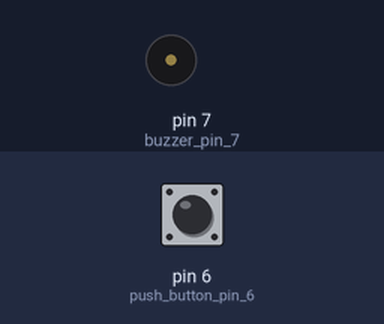
A sketch run on a simulated Arduino Uno, built with avr-gcc and run on an emulated ATmega328P. Shown: buzzer (waves = sounding, pin HIGH). Inputs (shaded band) come from the test bench; at power-on: pin 6 (push_button_pin_6) LOW.

Above: at 1.2 s.
1.3 s: pin 6 (push_button_pin_6) pulled HIGH for 0.15 s
At 2.7 s:
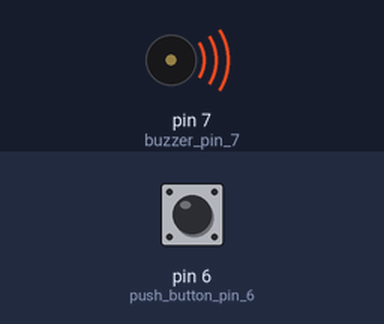
4.4 s: pin 6 (push_button_pin_6) pulled HIGH for 1 s
At 7.6 s:
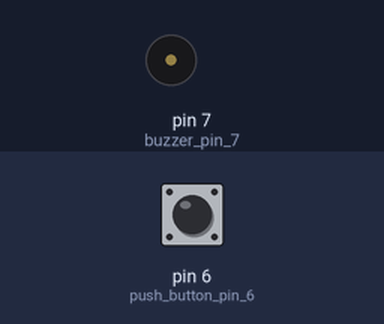
7.9 s: pin 6 (push_button_pin_6) pulled HIGH for 3.2 s
At 9.0 s:
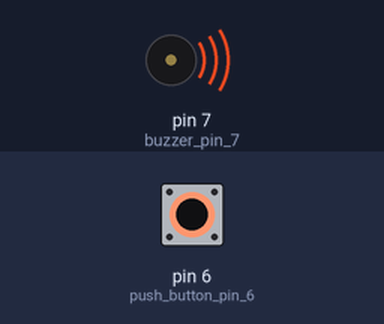
Timing chart, 0 to 13.4 s (numbered marks = the images above; inputs shaded):
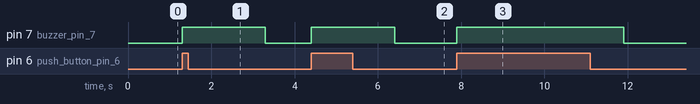

The sketch:

doorbell_code.ino
```cpp
void setup() {
  pinMode(7,OUTPUT); // buzzer pin 7
  pinMode(6,INPUT); // push button pin 6

}

void loop() {
  int val = digitalRead(6); // read value HIGH OR LOW
  if(val == HIGH){
    digitalWrite(7,HIGH); // buzzer on
    delay(2000); // buzzer on 2sec
    }
  else{
    digitalWrite(7,LOW); // buzzer off
    }


}
```

Measured:
- after the input at 1.3 s, pin 7 (buzzer_pin_7): LOW → HIGH at once, → LOW 2.0 s later
- after the input at 4.4 s, pin 7 (buzzer_pin_7): LOW → HIGH at once, → LOW 2.0 s later
- after the input at 7.9 s, pin 7 (buzzer_pin_7): LOW → HIGH at once, → LOW 4.0 s later
